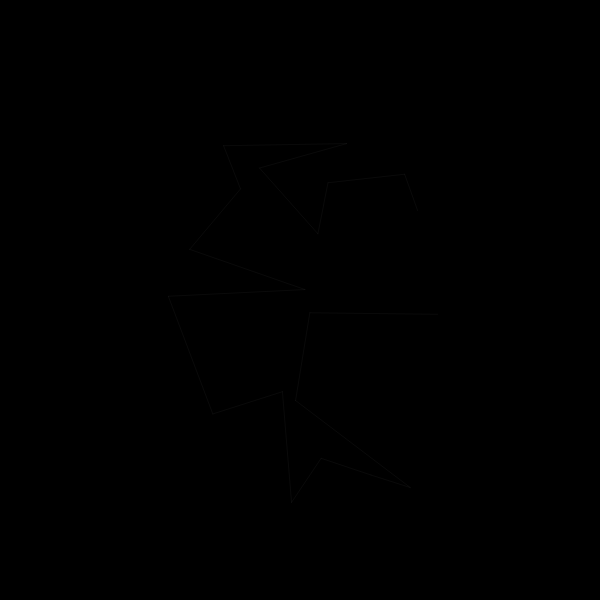
Frame 1 (no input)
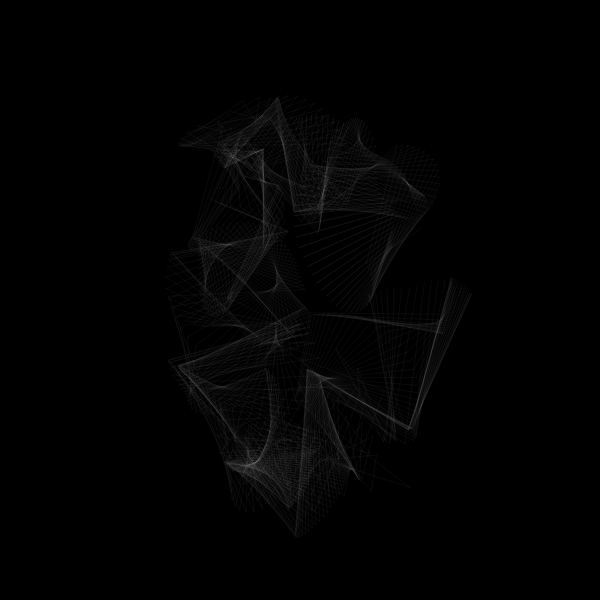
Frame 60 (no input)
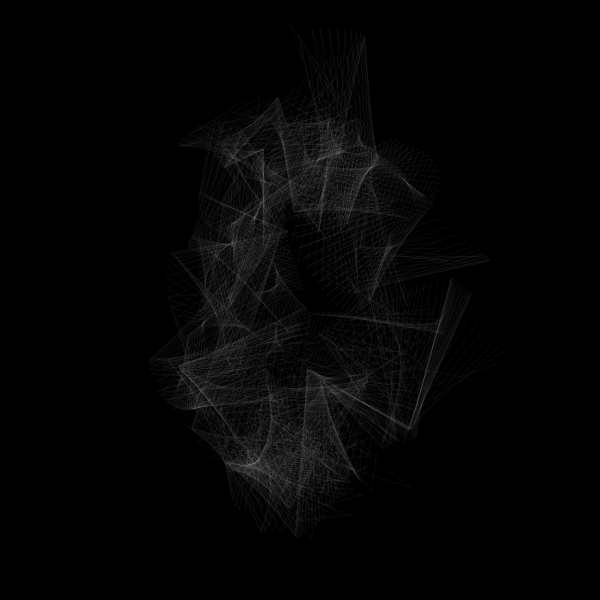
Frame 120 (the mouse pressed at the canvas centre since frame 60)

The p5.js sketch that drew these frames (run headless with seeded random() and noise() and a simulated clock; from frame 60 on, the mouse is pressed at the canvas centre):

// p5.js sketch
// ── sketch.js
//forked from kusakari 

let _aryLine = [];

let _minWidth;



function setObject() {
  _minWidth = min(width, height) * 0.8;
  strokeWeight(_minWidth/40);
  stroke(255);
  noFill();
  strokeJoin(ROUND);
  let numLine = 1;
  for (let i = 0; i < numLine; i++) {
    _aryLine[i] = new BendLine();
  }
}

function setup() {
  w = 600;
  var canvas;
    if(windowWidth>=600 && windowHeight >=600){
      canvas = createCanvas(600, 600);
    }
    else{
      canvas = createCanvas(windowWidth, windowHeight - 100);
    }

  var x = (windowWidth - width) / 2;
  var y = (windowHeight - height) / 2;

  canvas.position(x, y);
  background(0);
  setObject();
}



class BendLine {
  constructor() {
    this.r = _minWidth / 3;
    this.numPoints = 20;
    this.aryXy = [];
    for (let i = 0; i < this.numPoints; i++) {
      let ang = 2*PI / this.numPoints * i;
      this.aryXy[i] = createVector(this.r/2 * cos(ang), this.r * sin(ang));
    }
    
    this.numBend = 20;
    this.aryRParameter = [];
    for (let i = 0; i < this.numBend; i++) {
      this.aryRParameter[i] = [this.r / 10 * 1**i, random(8*PI), 2*PI / random(50, 200)];//[max, init, speed]
    }
    this.aryinitAngParameter = [];
    for (let i = 0; i < this.numBend; i++) {
      this.aryinitAngParameter[i] = [PI, random(10*PI), 2*PI / random(200, 500)];//[max, init, speed]
    }
    this.aryAngStep = [];
    for (let i = 0; i < this.numBend; i++) {
      this.aryAngStep[i] = 2*PI / this.numPoints * int(random(3, 8 + i));
    }
    this.numCycle = 2;
  }
  update() {
    this.updateR();
    this.updateInitAng();
    this.newAryXy = this.aryXy;
    for (let i = 0; i < this.numBend; i++) {
      this.newAryXy = bend(this.newAryXy, this.aryR[i], this.aryinitAng[i], this.aryAngStep[i], this.numCycle);
    }
  }
  updateR() {
    this.aryR = [];
    for (let i = 0; i < this.aryRParameter.length; i++) {
      this.aryR[i] = this.aryRParameter[i][0] * (sin(this.aryRParameter[i][1] + this.aryRParameter[i][2] * frameCount));
    }
  }
  updateInitAng() {
    this.aryinitAng = [];
    for (let i = 0; i < this.aryinitAngParameter.length; i++) {
      this.aryinitAng[i] = this.aryinitAngParameter[i][1] + this.aryinitAngParameter[i][0] * (cos(this.aryinitAngParameter[i][2] * frameCount));
    }
  }
  draw() {
    beginShape();
    for (let i = 0; i < this.newAryXy.length-1; i++) {
      line(this.newAryXy[i].x, this.newAryXy[i].y, this.newAryXy[i+1].x, this.newAryXy[i+1].y);
    }
    endShape(CLOSE);
  }
}

function bend(aryXy, r, initAng, angStep, numCycle) {
  let aryXy2 = aryXy;
  for (let j = 0; j < numCycle; j++) {
    let aryXyNew = [];
    for (let i = 0; i < aryXy2.length; i++) {
      let xy_1_2 = p5.Vector.sub(aryXy2[(i+1)%aryXy2.length], aryXy2[i]);
      let ang = initAng + angStep * i;
      xy_1_2.rotate(-PI/2).setMag(r * sin(ang));
      let xy = p5.Vector.add(aryXy2[i], xy_1_2);
      aryXyNew.push(xy);
    }
    aryXy2 = aryXyNew;
  }

  return aryXy2;
}

function draw() {
  background(0, 1);
  fill(50)
  stroke(255, 10)
  strokeWeight(1)
  translate(width/2, height/2);
  for (let i = 0; i < _aryLine.length; i++) {
    _aryLine[i].update();
    _aryLine[i].draw();
  }
}
